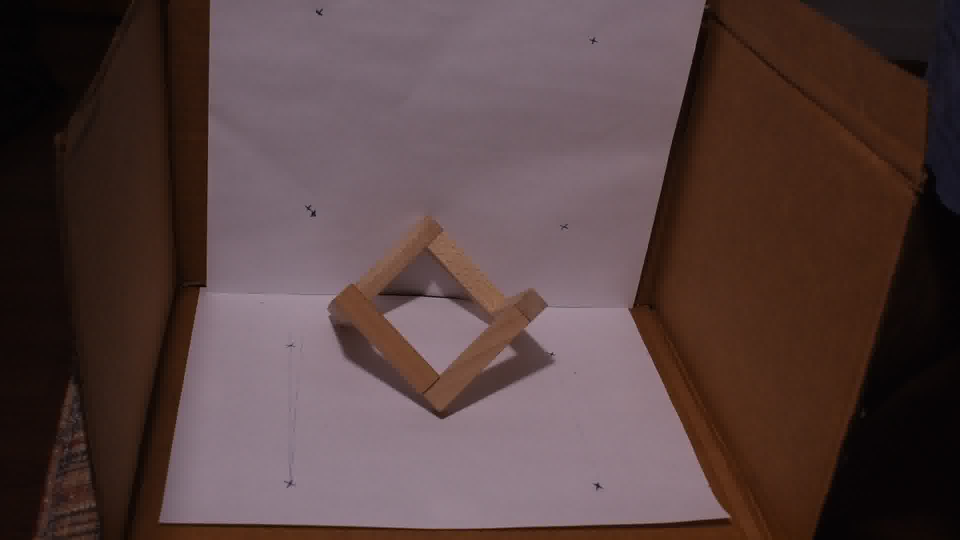
#> input picture custom-data-dump/stand/seq-1/ffmpeg_405.jpg, 1920 x 1080 px (shown at 1/2 size); its folder holds 4 pictures in this run
$ python q2-stand.py
#> lines starting #> are read from the running program, lines starting #| are printed output that depends on the picture
#!/usr/bin/env python
# coding: utf-8

# In[1]:


import numpy as np
import cv2
import matplotlib.pyplot as plt
import os


# In[2]:


# load frogge files
# start from the 12th frame

img_root = './custom-data-dump/stand/seq-1/'
files = os.listdir(img_root)
files.sort()
# files = files[11:]
files = [f for f in files if 'jpg' in f]

images = []
for fl in files :
    im = cv2.imread(img_root + '/' + fl)
#> im is the input picture: shape (1080, 1920, 3); mean B, G, R 64.5, 65.4, 85.9
    im = cv2.cvtColor(im, cv2.COLOR_BGR2GRAY)
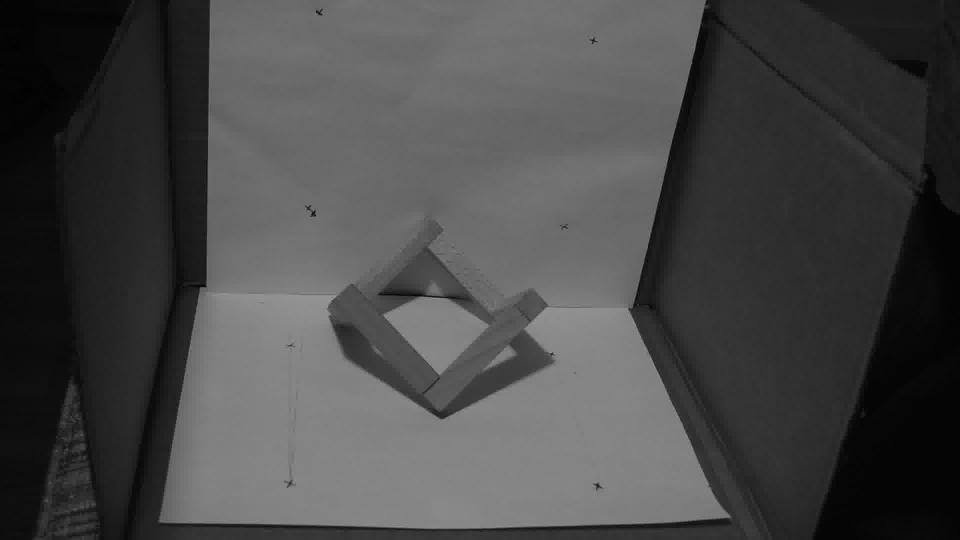
#> im: shape (1080, 1920) (shown at 1/2 size); min 1, max 171, mean 71.4
    images.append(im)
#> pass 2 of the loop `for fl in files :`:
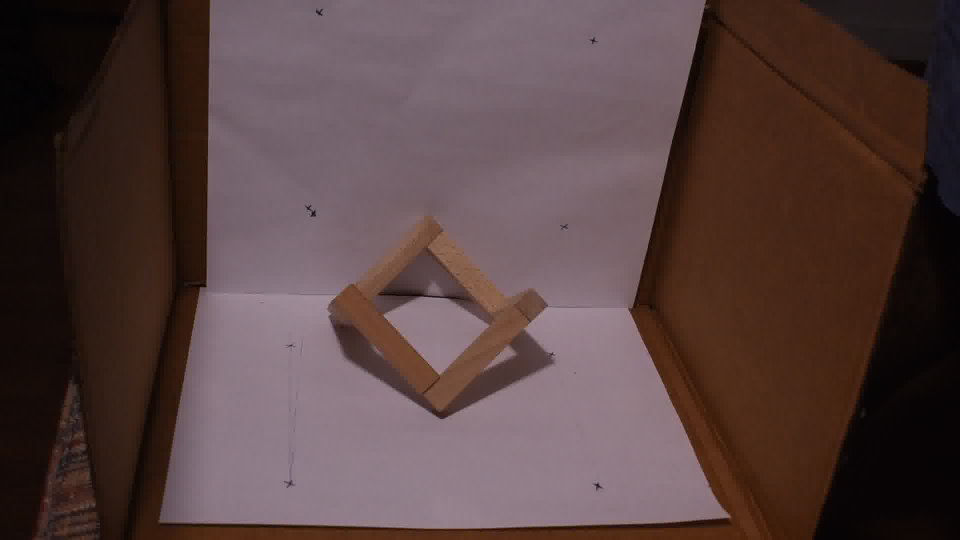
#> input picture custom-data-dump/stand/seq-1/ffmpeg_407.jpg, 1920 x 1080 px (shown at 1/2 size)
#> im is the input picture: shape (1080, 1920, 3); mean B, G, R 64.2, 65.2, 85.6
#> `im = cv2.cvtColor(im, cv2.COLOR_BGR2GRAY)`:
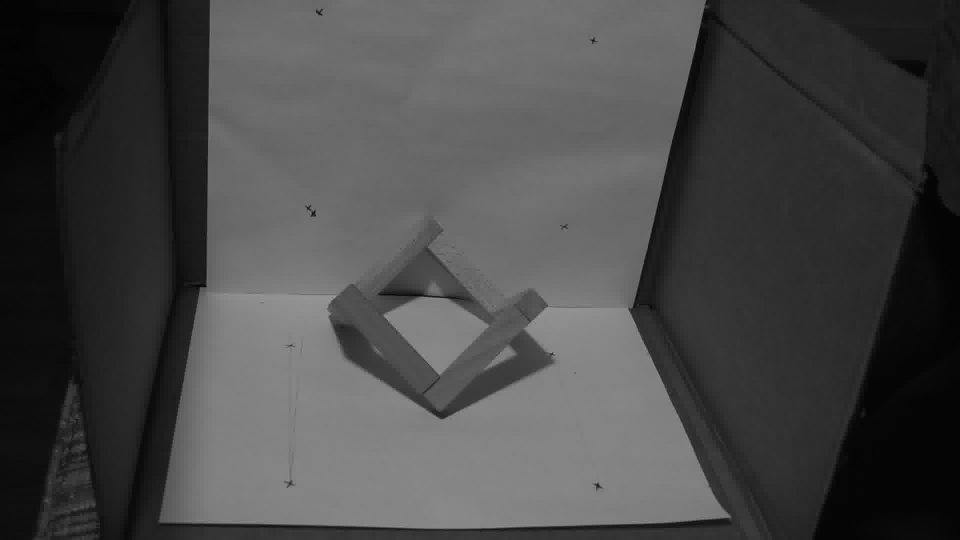
#> im: shape (1080, 1920) (shown at 1/2 size); min 0, max 172, mean 71.1
#> pass 3 of the loop `for fl in files :`:
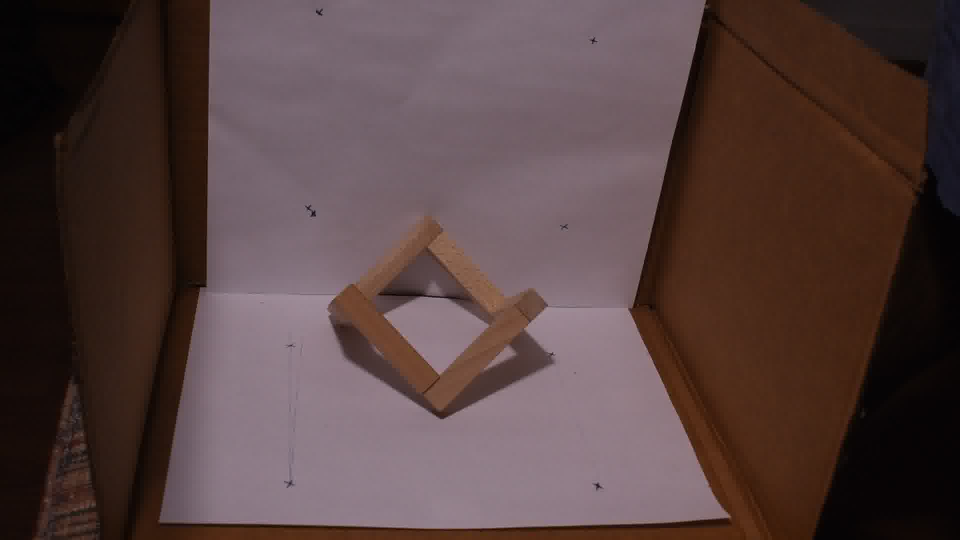
#> input picture custom-data-dump/stand/seq-1/ffmpeg_408.jpg, 1920 x 1080 px (shown at 1/2 size)
#> im is the input picture: shape (1080, 1920, 3); mean B, G, R 64, 64.9, 84.9
#> `im = cv2.cvtColor(im, cv2.COLOR_BGR2GRAY)`:
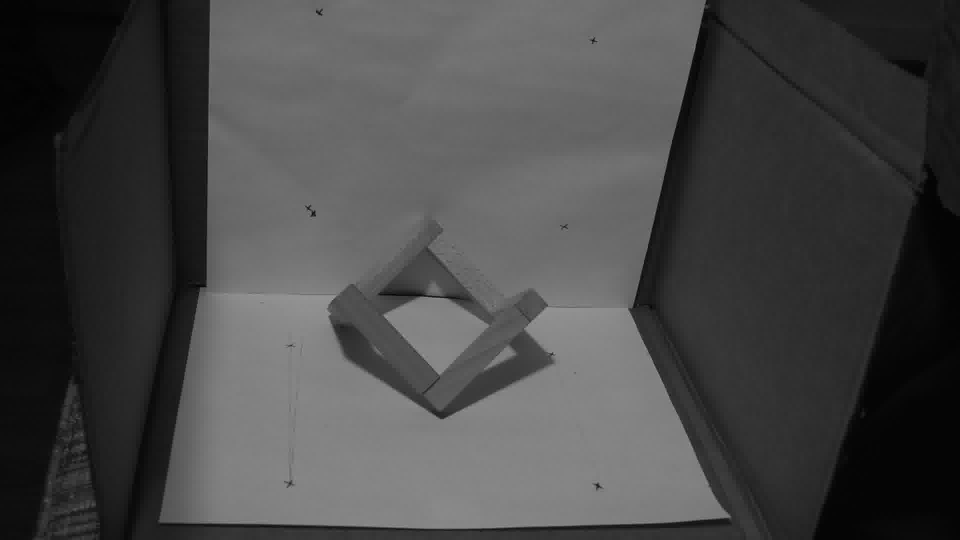
#> im: shape (1080, 1920) (shown at 1/2 size); min 0, max 180, mean 70.7
#> the loop made 4 passes; the first 3 are shown
images = np.array(images)

image_color = cv2.imread(img_root + '/' + files[0])
image_color = cv2.cvtColor(image_color, cv2.COLOR_BGR2RGB)


# In[5]:


def per_plane_shadow_edge_estimation2(I, offset_row, offset_col) :

#> (the run stopped early here; a loop or call above may not have finished)
